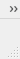
<?xml version="1.0" encoding="UTF-8"?>
<ui version="4.0">
 <class>MainWindow</class>
 <widget class="QMainWindow" name="MainWindow">
  <property name="geometry">
   <rect>
    <x>0</x>
    <y>0</y>
    <width>16</width>
    <height>59</height>
   </rect>
  </property>
  <property name="windowTitle">
   <string>Bank Management System</string>
  </property>
  <property name="windowIcon">
   <iconset>
    <normaloff>../../Desktop/logo.ico</normaloff>../../Desktop/logo.ico</iconset>
  </property>
  <widget class="QWidget" name="centralwidget"/>
  <widget class="QMenuBar" name="menubar">
   <property name="geometry">
    <rect>
     <x>0</x>
     <y>0</y>
     <width>16</width>
     <height>22</height>
    </rect>
   </property>
   <widget class="QMenu" name="menuHome">
    <property name="title">
     <string>Home</string>
    </property>
   </widget>
   <widget class="QMenu" name="menuDeposit">
    <property name="title">
     <string>Deposit</string>
    </property>
   </widget>
   <widget class="QMenu" name="menuWithdraw">
    <property name="title">
     <string>Withdraw</string>
    </property>
   </widget>
   <widget class="QMenu" name="menuTransfer">
    <property name="title">
     <string>Transfer</string>
    </property>
   </widget>
   <widget class="QMenu" name="menuTransactions">
    <property name="title">
     <string>Transactions</string>
    </property>
   </widget>
   <addaction name="menuHome"/>
   <addaction name="menuDeposit"/>
   <addaction name="menuWithdraw"/>
   <addaction name="menuTransfer"/>
   <addaction name="menuTransactions"/>
  </widget>
  <widget class="QStatusBar" name="statusbar"/>
 </widget>
 <resources/>
 <connections/>
</ui>
